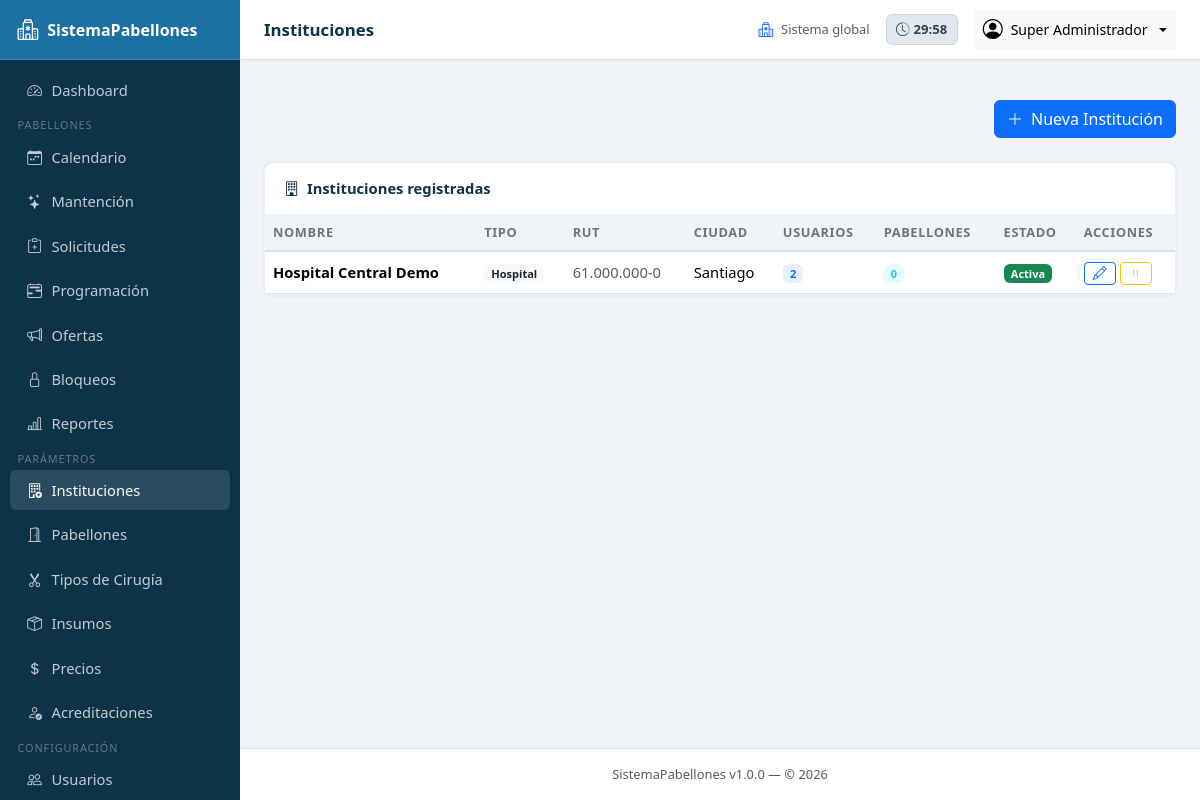
Page /modules/mantenedores/instituciones.php (signed in) on the committed database.
### tables this page shows
CREATE TABLE `instituciones` (
  `id`           INT UNSIGNED NOT NULL AUTO_INCREMENT,
  `nombre`       VARCHAR(150) NOT NULL,
  `tipo`         ENUM('hospital','clinica') NOT NULL DEFAULT 'hospital',
  `rut`          VARCHAR(20) NOT NULL,
  `direccion`    VARCHAR(200) DEFAULT NULL,
  `ciudad`       VARCHAR(100) DEFAULT NULL,
  `region`       VARCHAR(100) DEFAULT NULL,
  `telefono`     VARCHAR(20) DEFAULT NULL,
  `email`        VARCHAR(120) DEFAULT NULL,
  `logo`         VARCHAR(255) DEFAULT NULL,
  `activo`       TINYINT(1) NOT NULL DEFAULT 1,
  `created_at`   TIMESTAMP NOT NULL DEFAULT CURRENT_TIMESTAMP,
  `updated_at`   TIMESTAMP NOT NULL DEFAULT CURRENT_TIMESTAMP ON UPDATE CURRENT_TIMESTAMP,
  PRIMARY KEY (`id`),
  UNIQUE KEY `uq_institucion_rut` (`rut`)
);

### config/database.php (called while the page is built, shortened)
<?php
class Database
{
    private static ?PDO $instance = null;
    public static function getInstance(): PDO
    {
        if (self::$instance === null) {
            $dsn = sprintf(
                'mysql:host=%s;port=%d;dbname=%s;charset=%s',
                DB_HOST, DB_PORT, DB_NAME, DB_CHARSET
            );
            $options = [
                PDO::ATTR_ERRMODE            => PDO::ERRMODE_EXCEPTION,
                PDO::ATTR_DEFAULT_FETCH_MODE => PDO::FETCH_ASSOC,
                PDO::ATTR_EMULATE_PREPARES   => false,
            ];
            try {
                self::$instance = new PDO($dsn, DB_USER, DB_PASS, $options);
            } catch (PDOException $e) {
                if (AMBIENTE === 'desarrollo') {
                    die('Error de conexión BD: ' . $e->getMessage());
                }
                die('Error de conexión. Contacte al administrador.');
            }
        }
        return self::$instance;
    }
    public static function query(string $sql, array $params = []): PDOStatement
    {
        $stmt = self::getInstance()->prepare($sql);
        $stmt->execute($params);
        return $stmt;
    }
    public static function fetchAll(string $sql, array $params = []): array
    {
        return self::query($sql, $params)->fetchAll();
    }
}

### includes/helpers.php (called while the page is built, shortened)
<?php
function sanitizar(string $valor): string
{
    return htmlspecialchars(trim($valor), ENT_QUOTES, 'UTF-8');
}

### modules/mantenedores/instituciones.php (the view, shortened to what this page needs)
<?php
require_once __DIR__ . '/../../includes/layout.php';
$lista = Database::fetchAll(
    "SELECT i.*, (SELECT COUNT(*) FROM usuarios u WHERE u.id_institucion=i.id AND u.activo=1) AS total_usuarios,
            (SELECT COUNT(*) FROM pabellones p WHERE p.id_institucion=i.id AND p.activo=1) AS total_pabellones
     FROM instituciones i ORDER BY i.nombre"
);
?>
<div class="d-flex justify-content-between align-items-center mb-4">
    <button class="btn btn-primary" data-bs-toggle="modal" data-bs-target="#modalInstitucion"
            onclick="abrirModal()">
        <i class="bi bi-plus-lg me-1"></i> Nueva Institución
    </button>
</div>
<div class="pab-card">
    <div class="card-header"><i class="bi bi-building"></i> Instituciones registradas</div>
    <div class="table-responsive">
        <table class="table table-pab table-hover align-middle mb-0">
            <thead><tr>
                <th>Nombre</th><th>Tipo</th><th>RUT</th><th>Ciudad</th>
                <th>Usuarios</th><th>Pabellones</th><th>Estado</th><th>Acciones</th>
            </tr></thead>
            <tbody>
            <?php foreach ($lista as $r): ?>
            <tr>
                <td class="fw-semibold"><?= sanitizar($r['nombre']) ?></td>
                <td><span class="badge bg-light text-dark"><?= ucfirst($r['tipo']) ?></span></td>
                <td class="text-muted"><?= sanitizar($r['rut']) ?></td>
                <td><?= sanitizar($r['ciudad']) ?></td>
                <td><span class="badge bg-primary bg-opacity-10 text-primary"><?= $r['total_usuarios'] ?></span></td>
                <td><span class="badge bg-info bg-opacity-10 text-info"><?= $r['total_pabellones'] ?></span></td>
                <td>
                    <?php if ($r['activo']): ?>
                        <span class="badge bg-success">Activa</span>
                    <?php else: ?>
                        <span class="badge bg-secondary">Inactiva</span>
                    <?php endif; ?>
                </td>
                <td>
                    <button title="Editar" class="btn btn-sm btn-outline-primary py-0"
                            onclick="abrirModal(<?= htmlspecialchars(json_encode($r),ENT_QUOTES) ?>)">
                        <i class="bi bi-pencil"></i>
                    </button>
                    <a href="?accion=toggle&id=<?= $r['id'] ?>"
                       title="<?= $r['activo'] ? 'Desactivar' : 'Activar' ?>" class="btn btn-sm btn-outline-<?= $r['activo'] ? 'warning' : 'success' ?> py-0"
                       onclick="return confirm('¿Cambiar estado?')">
                        <i class="bi bi-<?= $r['activo'] ? 'pause' : 'play' ?>"></i>
                    </a>
                </td>
            </tr>
            <?php endforeach; ?>
            </tbody>
        </table>
    </div>
</div>

### assets/css/app.css (style rules this page uses)
:root { --pab-primary: #1a6fa3; --pab-secondary: #4db8a4; --pab-dark: #0d3349; --pab-light-bg: #f0f4f8; --pab-sidebar-w: 240px; --pab-header-h: 60px; }
body { background: var(--pab-light-bg); font-family: 'Segoe UI', system-ui, sans-serif; font-size: 0.92rem; }
.pab-card { background: #fff; border-radius: .6rem; box-shadow: 0 1px 4px rgba(0,0,0,.07); border: 1px solid rgba(0,0,0,.06); }
.pab-card .card-header { background: transparent; border-bottom: 1px solid #f0f0f0; padding: .9rem 1.2rem; font-weight: 600; color: var(--pab-dark); display: flex; align-items: center; gap: .5rem; }
.table-pab thead th { background: var(--pab-light-bg); font-size: .8rem; text-transform: uppercase; letter-spacing: .05em; color: #6c757d; border-bottom: 2px solid #dee2e6; }

### rows in the picture
instituciones: nombre "Hospital Central Demo", tipo "Hospital", rut "61.000.000-0", ciudad "Santiago", total_usuarios "2", total_pabellones "0", activo "Activa"

### other values in the picture
sanitizar($inst_nombre !== 'Sistema global' ? $inst_nombre : APP_NAME) "SistemaPabellones"
sanitizar($titulo_pagina) "Instituciones"
sanitizar($inst_nombre) "Sistema global"
$nombre "Super Administrador"
APP_NAME "SistemaPabellones"
APP_VERSION "1.0.0"
